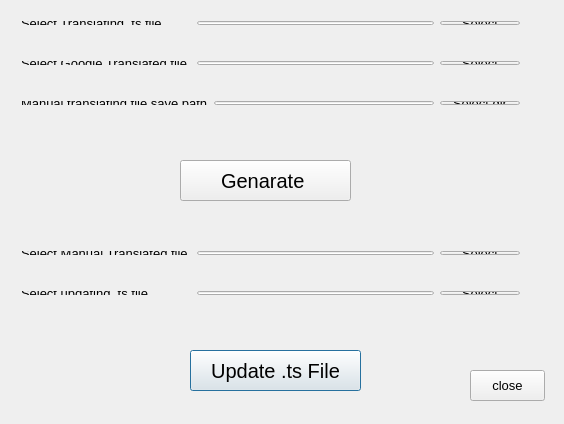
<?xml version="1.0" encoding="UTF-8"?>
<ui version="4.0">
 <class>Translation</class>
 <widget class="QDialog" name="Translation">
  <property name="geometry">
   <rect>
    <x>0</x>
    <y>0</y>
    <width>564</width>
    <height>424</height>
   </rect>
  </property>
  <property name="windowTitle">
   <string>Translation</string>
  </property>
  <widget class="QPushButton" name="pBUpdateTsFile">
   <property name="geometry">
    <rect>
     <x>190</x>
     <y>350</y>
     <width>171</width>
     <height>41</height>
    </rect>
   </property>
   <property name="font">
    <font>
     <pointsize>15</pointsize>
    </font>
   </property>
   <property name="toolTip">
    <string>&lt;html&gt;&lt;head/&gt;&lt;body&gt;&lt;p&gt;&lt;span style=&quot; font-size:10pt;&quot;&gt;To update .ts file with tranlating click here&lt;/span&gt;&lt;/p&gt;&lt;/body&gt;&lt;/html&gt;</string>
   </property>
   <property name="text">
    <string>Update .ts File</string>
   </property>
  </widget>
  <widget class="QWidget" name="layoutWidget">
   <property name="geometry">
    <rect>
     <x>10</x>
     <y>90</y>
     <width>521</width>
     <height>26</height>
    </rect>
   </property>
   <layout class="QHBoxLayout" name="horizontalLayout_3">
    <item>
     <widget class="QLabel" name="label_3">
      <property name="minimumSize">
       <size>
        <width>170</width>
        <height>0</height>
       </size>
      </property>
      <property name="font">
       <font>
        <pointsize>10</pointsize>
       </font>
      </property>
      <property name="text">
       <string>Manual translating file save path</string>
      </property>
     </widget>
    </item>
    <item>
     <widget class="QLineEdit" name="lEManualTranlatingfileSavePath">
      <property name="minimumSize">
       <size>
        <width>170</width>
        <height>0</height>
       </size>
      </property>
      <property name="font">
       <font>
        <pointsize>10</pointsize>
       </font>
      </property>
     </widget>
    </item>
    <item>
     <widget class="QPushButton" name="pushButton">
      <property name="font">
       <font>
        <pointsize>10</pointsize>
       </font>
      </property>
      <property name="toolTip">
       <string>&lt;html&gt;&lt;head/&gt;&lt;body&gt;&lt;p&gt;&lt;span style=&quot; font-size:10pt;&quot;&gt;Select Directry to save google tranlating input file&lt;/span&gt;&lt;/p&gt;&lt;/body&gt;&lt;/html&gt;</string>
      </property>
      <property name="text">
       <string>Select dir</string>
      </property>
     </widget>
    </item>
   </layout>
  </widget>
  <widget class="QPushButton" name="pushButton_5">
   <property name="geometry">
    <rect>
     <x>470</x>
     <y>370</y>
     <width>75</width>
     <height>31</height>
    </rect>
   </property>
   <property name="font">
    <font>
     <pointsize>10</pointsize>
    </font>
   </property>
   <property name="text">
    <string>close</string>
   </property>
  </widget>
  <widget class="QWidget" name="layoutWidget_2">
   <property name="geometry">
    <rect>
     <x>10</x>
     <y>240</y>
     <width>521</width>
     <height>26</height>
    </rect>
   </property>
   <layout class="QHBoxLayout" name="horizontalLayout_2">
    <item>
     <widget class="QLabel" name="label_2">
      <property name="minimumSize">
       <size>
        <width>170</width>
        <height>0</height>
       </size>
      </property>
      <property name="font">
       <font>
        <pointsize>10</pointsize>
       </font>
      </property>
      <property name="text">
       <string>Select Manual Translated file</string>
      </property>
     </widget>
    </item>
    <item>
     <widget class="QLineEdit" name="lEManualTranlatedFile">
      <property name="font">
       <font>
        <pointsize>10</pointsize>
       </font>
      </property>
     </widget>
    </item>
    <item>
     <widget class="QPushButton" name="pBSelectGoogleTranlatedFile">
      <property name="font">
       <font>
        <pointsize>10</pointsize>
       </font>
      </property>
      <property name="toolTip">
       <string>&lt;html&gt;&lt;head/&gt;&lt;body&gt;&lt;p&gt;&lt;span style=&quot; font-size:10pt;&quot;&gt;Select Google tranlator tranlated file &lt;/span&gt;&lt;/p&gt;&lt;/body&gt;&lt;/html&gt;</string>
      </property>
      <property name="text">
       <string>Select</string>
      </property>
     </widget>
    </item>
   </layout>
  </widget>
  <widget class="QWidget" name="layoutWidget_3">
   <property name="geometry">
    <rect>
     <x>10</x>
     <y>280</y>
     <width>521</width>
     <height>26</height>
    </rect>
   </property>
   <layout class="QHBoxLayout" name="horizontalLayout_4">
    <item>
     <widget class="QLabel" name="label_4">
      <property name="minimumSize">
       <size>
        <width>170</width>
        <height>0</height>
       </size>
      </property>
      <property name="font">
       <font>
        <pointsize>10</pointsize>
       </font>
      </property>
      <property name="text">
       <string>Select updating .ts file</string>
      </property>
     </widget>
    </item>
    <item>
     <widget class="QLineEdit" name="lEupdatingTsFile">
      <property name="font">
       <font>
        <pointsize>10</pointsize>
       </font>
      </property>
     </widget>
    </item>
    <item>
     <widget class="QPushButton" name="pBselectUpdatingTsFile">
      <property name="font">
       <font>
        <pointsize>10</pointsize>
       </font>
      </property>
      <property name="toolTip">
       <string>&lt;html&gt;&lt;head/&gt;&lt;body&gt;&lt;p&gt;&lt;span style=&quot; font-size:10pt;&quot;&gt;Select ts file that need to update with tranlation&lt;/span&gt;&lt;/p&gt;&lt;/body&gt;&lt;/html&gt;</string>
      </property>
      <property name="text">
       <string>Select</string>
      </property>
     </widget>
    </item>
   </layout>
  </widget>
  <widget class="QPushButton" name="pBGenarateTranlateFile">
   <property name="geometry">
    <rect>
     <x>180</x>
     <y>160</y>
     <width>171</width>
     <height>41</height>
    </rect>
   </property>
   <property name="font">
    <font>
     <pointsize>15</pointsize>
    </font>
   </property>
   <property name="toolTip">
    <string>&lt;html&gt;&lt;head/&gt;&lt;body&gt;&lt;p&gt;&lt;span style=&quot; font-size:10pt;&quot;&gt;To genarate Google tranlation input file click here&lt;/span&gt;&lt;/p&gt;&lt;/body&gt;&lt;/html&gt;</string>
   </property>
   <property name="text">
    <string>Genarate </string>
   </property>
  </widget>
  <widget class="QWidget" name="layoutWidget_4">
   <property name="geometry">
    <rect>
     <x>10</x>
     <y>10</y>
     <width>521</width>
     <height>26</height>
    </rect>
   </property>
   <layout class="QHBoxLayout" name="horizontalLayout">
    <item>
     <widget class="QLabel" name="label">
      <property name="minimumSize">
       <size>
        <width>170</width>
        <height>0</height>
       </size>
      </property>
      <property name="font">
       <font>
        <pointsize>10</pointsize>
       </font>
      </property>
      <property name="text">
       <string>Select Translating .ts file</string>
      </property>
     </widget>
    </item>
    <item>
     <widget class="QLineEdit" name="lETranlatingTsFilePath">
      <property name="font">
       <font>
        <pointsize>10</pointsize>
       </font>
      </property>
     </widget>
    </item>
    <item>
     <widget class="QPushButton" name="pBSelectTranalatingFile">
      <property name="font">
       <font>
        <pointsize>10</pointsize>
       </font>
      </property>
      <property name="toolTip">
       <string>&lt;html&gt;&lt;head/&gt;&lt;body&gt;&lt;p&gt;&lt;span style=&quot; font-size:10pt;&quot;&gt;Select qt tranlation ts file that need to translate&lt;/span&gt;&lt;/p&gt;&lt;/body&gt;&lt;/html&gt;</string>
      </property>
      <property name="text">
       <string>Select</string>
      </property>
     </widget>
    </item>
   </layout>
  </widget>
  <widget class="QWidget" name="layoutWidget_5">
   <property name="geometry">
    <rect>
     <x>10</x>
     <y>50</y>
     <width>521</width>
     <height>26</height>
    </rect>
   </property>
   <layout class="QHBoxLayout" name="horizontalLayout_5">
    <item>
     <widget class="QLabel" name="label_5">
      <property name="minimumSize">
       <size>
        <width>170</width>
        <height>0</height>
       </size>
      </property>
      <property name="font">
       <font>
        <pointsize>10</pointsize>
       </font>
      </property>
      <property name="text">
       <string>Select Google Translated file</string>
      </property>
     </widget>
    </item>
    <item>
     <widget class="QLineEdit" name="lEGoogleTranlatedFile">
      <property name="font">
       <font>
        <pointsize>10</pointsize>
       </font>
      </property>
     </widget>
    </item>
    <item>
     <widget class="QPushButton" name="pBSelectGoogleTranlatedFile_2">
      <property name="font">
       <font>
        <pointsize>10</pointsize>
       </font>
      </property>
      <property name="toolTip">
       <string>&lt;html&gt;&lt;head/&gt;&lt;body&gt;&lt;p&gt;&lt;span style=&quot; font-size:10pt;&quot;&gt;Select Google tranlator tranlated file &lt;/span&gt;&lt;/p&gt;&lt;/body&gt;&lt;/html&gt;</string>
      </property>
      <property name="text">
       <string>Select</string>
      </property>
     </widget>
    </item>
   </layout>
  </widget>
 </widget>
 <layoutdefault spacing="6" margin="11"/>
 <resources/>
 <connections>
  <connection>
   <sender>pBSelectTranalatingFile</sender>
   <signal>clicked()</signal>
   <receiver>Translation</receiver>
   <slot>tranlatingTsFileSelectClicked()</slot>
   <hints>
    <hint type="sourcelabel">
     <x>517</x>
     <y>16</y>
    </hint>
    <hint type="destinationlabel">
     <x>927</x>
     <y>37</y>
    </hint>
   </hints>
  </connection>
  <connection>
   <sender>pBSelectGoogleTranlatedFile_2</sender>
   <signal>clicked()</signal>
   <receiver>Translation</receiver>
   <slot>googleTranslatedFileSelectClicked()</slot>
   <hints>
    <hint type="sourcelabel">
     <x>492</x>
     <y>65</y>
    </hint>
    <hint type="destinationlabel">
     <x>780</x>
     <y>67</y>
    </hint>
   </hints>
  </connection>
  <connection>
   <sender>pushButton</sender>
   <signal>clicked()</signal>
   <receiver>Translation</receiver>
   <slot>manualTranlatingFileSavePathSelectClicked()</slot>
   <hints>
    <hint type="sourcelabel">
     <x>485</x>
     <y>92</y>
    </hint>
    <hint type="destinationlabel">
     <x>817</x>
     <y>104</y>
    </hint>
   </hints>
  </connection>
  <connection>
   <sender>pBSelectGoogleTranlatedFile</sender>
   <signal>clicked()</signal>
   <receiver>Translation</receiver>
   <slot>manualTranslatedFileSelectClicked()</slot>
   <hints>
    <hint type="sourcelabel">
     <x>496</x>
     <y>257</y>
    </hint>
    <hint type="destinationlabel">
     <x>748</x>
     <y>254</y>
    </hint>
   </hints>
  </connection>
  <connection>
   <sender>pBselectUpdatingTsFile</sender>
   <signal>clicked()</signal>
   <receiver>Translation</receiver>
   <slot>updatingTsFileSelectClicked()</slot>
   <hints>
    <hint type="sourcelabel">
     <x>493</x>
     <y>297</y>
    </hint>
    <hint type="destinationlabel">
     <x>748</x>
     <y>294</y>
    </hint>
   </hints>
  </connection>
  <connection>
   <sender>pBUpdateTsFile</sender>
   <signal>clicked()</signal>
   <receiver>Translation</receiver>
   <slot>updateTsFilePushButtonClicked()</slot>
   <hints>
    <hint type="sourcelabel">
     <x>318</x>
     <y>371</y>
    </hint>
    <hint type="destinationlabel">
     <x>674</x>
     <y>355</y>
    </hint>
   </hints>
  </connection>
  <connection>
   <sender>pushButton_5</sender>
   <signal>clicked()</signal>
   <receiver>Translation</receiver>
   <slot>close()</slot>
   <hints>
    <hint type="sourcelabel">
     <x>530</x>
     <y>386</y>
    </hint>
    <hint type="destinationlabel">
     <x>772</x>
     <y>389</y>
    </hint>
   </hints>
  </connection>
  <connection>
   <sender>pBGenarateTranlateFile</sender>
   <signal>clicked()</signal>
   <receiver>Translation</receiver>
   <slot>genaratePushButtonClicked()</slot>
   <hints>
    <hint type="sourcelabel">
     <x>315</x>
     <y>178</y>
    </hint>
    <hint type="destinationlabel">
     <x>758</x>
     <y>164</y>
    </hint>
   </hints>
  </connection>
 </connections>
 <slots>
  <slot>tranlatingTsFileSelectClicked()</slot>
  <slot>googleTranslatedFileSelectClicked()</slot>
  <slot>manualTranlatingFileSavePathSelectClicked()</slot>
  <slot>genaratePushButtonClicked()</slot>
  <slot>manualTranslatedFileSelectClicked()</slot>
  <slot>updatingTsFileSelectClicked()</slot>
  <slot>updateTsFilePushButtonClicked()</slot>
 </slots>
</ui>
